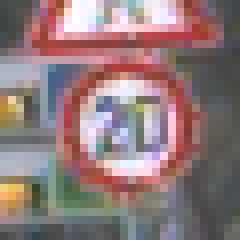
#> input picture traffic_signs/0.png, 30 x 30 px (shown 8 times larger); its folder holds only this picture in this run
$ jupyter execute --allow-errors Traffic_Sign_Classifier.ipynb   (shell and % lines are left out)
#> lines starting #> are read from the running program, lines starting #| are printed output that depends on the picture
#> further down, im is the input picture: shape (30, 30, 3); mean B, G, R 122.9, 121.5, 143.8
#> `im = cv2.resize(im, (32, 32), interpolation = cv2.INTER_CUBIC)`:
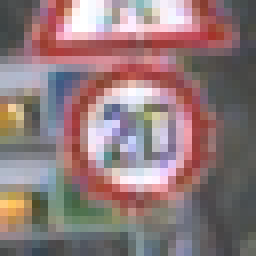
#> im: shape (32, 32, 3) (shown 8 times larger); mean B, G, R 122.9, 121.5, 143.7
# Self-Driving Car Engineer Nanodegree

## Deep Learning

## Project: Build a Traffic Sign Recognition Classifier

In this notebook, a template is provided for you to implement your functionality in stages, which is required to successfully complete this project. If additional code is required that cannot be included in the notebook, be sure that the Python code is successfully imported and included in your submission if necessary.

> **Note**: Once you have completed all of the code implementations, you need to finalize your work by exporting the iPython Notebook as an HTML document. Before exporting the notebook to html, all of the code cells need to have been run so that reviewers can see the final implementation and output. You can then export the notebook by using the menu above and navigating to  \n",
    "**File -> Download as -> HTML (.html)**. Include the finished document along with this notebook as your submission.

In addition to implementing code, there is a writeup to complete. The writeup should be completed in a separate file, which can be either a markdown file or a pdf document. There is a [write up template](https://github.com/udacity/CarND-Traffic-Sign-Classifier-Project/blob/master/writeup_template.md) that can be used to guide the writing process. Completing the code template and writeup template will cover all of the [rubric points](https://review.udacity.com/#!/rubrics/481/view) for this project.

The [rubric](https://review.udacity.com/#!/rubrics/481/view) contains "Stand Out Suggestions" for enhancing the project beyond the minimum requirements. The stand out suggestions are optional. If you decide to pursue the "stand out suggestions", you can include the code in this Ipython notebook and also discuss the results in the writeup file.

>**Note:** Code and Markdown cells can be executed using the **Shift + Enter** keyboard shortcut. In addition, Markdown cells can be edited by typically double-clicking the cell to enter edit mode.

---
## Step 0: Load The Data

[cell 1]
# Load pickled data
import os
import pickle
import numpy as np

DATA_SET_URL = 'https://d17h27t6h515a5.cloudfront.net/topher/2017/February/5898cd6f_traffic-signs-data/traffic-signs-data.zip'
DATA_SET_DIR = './data'
DATA_SET_FILE = os.path.join(DATA_SET_DIR, 'traffic-signs-data.zip')

if not os.path.exists(DATA_SET_DIR):
    os.mkdir(DATA_SET_DIR)

# download data, this may take a while in the background
if not os.path.exists(DATA_SET_FILE):
    os.system('wget -P {} {}'.format(DATA_SET_DIR, DATA_SET_URL))
os.system('unzip -d {} {}'.format(DATA_SET_DIR, DATA_SET_FILE))

# Fill this in based on where you saved the training and testing data
training_file = os.path.join(DATA_SET_DIR, 'train.p')
validation_file = os.path.join(DATA_SET_DIR, 'valid.p')
testing_file = os.path.join(DATA_SET_DIR, 'test.p')

#> (the rest of this cell did not finish here and is left out)

---

## Step 1: Dataset Summary & Exploration

The pickled data is a dictionary with 4 key/value pairs:

- `'features'` is a 4D array containing raw pixel data of the traffic sign images, (num examples, width, height, channels).
- `'labels'` is a 1D array containing the label/class id of the traffic sign. The file `signnames.csv` contains id -> name mappings for each id.
- `'sizes'` is a list containing tuples, (width, height) representing the original width and height the image.
- `'coords'` is a list containing tuples, (x1, y1, x2, y2) representing coordinates of a bounding box around the sign in the image. **THESE COORDINATES ASSUME THE ORIGINAL IMAGE. THE PICKLED DATA CONTAINS RESIZED VERSIONS (32 by 32) OF THESE IMAGES**

Complete the basic data summary below. Use python, numpy and/or pandas methods to calculate the data summary rather than hard coding the results. For example, the [pandas shape method](http://pandas.pydata.org/pandas-docs/stable/generated/pandas.DataFrame.shape.html) might be useful for calculating some of the summary results.

### Provide a Basic Summary of the Data Set Using Python, Numpy and/or Pandas

#> (a cell that did not finish here is left out)

### Include an exploratory visualization of the dataset

Visualize the German Traffic Signs Dataset using the pickled file(s). This is open ended, suggestions include: plotting traffic sign images, plotting the count of each sign, etc.

The [Matplotlib](http://matplotlib.org/) [examples](http://matplotlib.org/examples/index.html) and [gallery](http://matplotlib.org/gallery.html) pages are a great resource for doing visualizations in Python.

**NOTE:** It's recommended you start with something simple first. If you wish to do more, come back to it after you've completed the rest of the sections. It can be interesting to look at the distribution of classes in the training, validation and test set. Is the distribution the same? Are there more examples of some classes than others?

[cell 3]
### Data exploration visualization code goes here.
### Feel free to use as many code cells as needed.
import matplotlib.pyplot as plt
# Visualizations will be shown in the notebook.
fig = plt.figure()
fig.add_subplot(1,5,1)
#> (the rest of this cell did not finish here and is left out)

#> (a cell that did not finish here is left out)

----

## Step 2: Design and Test a Model Architecture

Design and implement a deep learning model that learns to recognize traffic signs. Train and test your model on the [German Traffic Sign Dataset](http://benchmark.ini.rub.de/?section=gtsrb&subsection=dataset).

The LeNet-5 implementation shown in the [classroom](https://classroom.udacity.com/nanodegrees/nd013/parts/fbf77062-5703-404e-b60c-95b78b2f3f9e/modules/6df7ae49-c61c-4bb2-a23e-6527e69209ec/lessons/601ae704-1035-4287-8b11-e2c2716217ad/concepts/d4aca031-508f-4e0b-b493-e7b706120f81) at the end of the CNN lesson is a solid starting point. You'll have to change the number of classes and possibly the preprocessing, but aside from that it's plug and play!

With the LeNet-5 solution from the lecture, you should expect a validation set accuracy of about 0.89. To meet specifications, the validation set accuracy will need to be at least 0.93. It is possible to get an even higher accuracy, but 0.93 is the minimum for a successful project submission.

There are various aspects to consider when thinking about this problem:

- Neural network architecture (is the network over or underfitting?)
- Play around preprocessing techniques (normalization, rgb to grayscale, etc)
- Number of examples per label (some have more than others).
- Generate fake data.

Here is an example of a [published baseline model on this problem](http://yann.lecun.com/exdb/publis/pdf/sermanet-ijcnn-11.pdf). It's not required to be familiar with the approach used in the paper but, it's good practice to try to read papers like these.

### Pre-process the Data Set (normalization, grayscale, etc.)

Minimally, the image data should be normalized so that the data has mean zero and equal variance. For image data, `(pixel - 128)/ 128` is a quick way to approximately normalize the data and can be used in this project.

Other pre-processing steps are optional. You can try different techniques to see if it improves performance.

Use the code cell (or multiple code cells, if necessary) to implement the first step of your project.

[cell 5]
import cv2
from random import shuffle
from scipy import ndimage

# helper functions
def normalize(images):
    return np.asarray(images) / 255 - 0.5

def rotate(images, degree):
    return np.asarray([ndimage.rotate(img, degree, reshape=False) for img in images])

# [4 lines left out: function one_hot, not called in this run]

def preprocess(images, labels, is_training=False, shuffle_data=True):
    assert len(images) == len(labels)

    imgs = normalize(images)
    labls = one_hot(labels, n_classes)
    images_, labels_ = np.copy(imgs), np.copy(labls)

    if(is_training==True):

        images_ = np.concatenate((images_, rotate(imgs, 10)), axis=0)
        images_ = np.concatenate((images_, rotate(imgs, -10)), axis=0)
        labels_ = np.concatenate((labels_, labls), axis=0)
        labels_ = np.concatenate((labels_, labls), axis=0)

    ind = list(range(len(images_)))
    if shuffle_data:
        shuffle(ind)
    return images_[ind], labels_[ind]

# [6 lines left out: function get_batches, not called in this run]

#> (a cell that did not finish here is left out)

### Model Architecture

[cell 7]
### Define your architecture here.
### Feel free to use as many code cells as needed.
import tensorflow as tf
from tensorflow.contrib.layers import flatten

# [102 lines left out: functions softmax_regression, lenet, not called in this run]

### Train, Validate and Test the Model

A validation set can be used to assess how well the model is performing. A low accuracy on the training and validation
sets imply underfitting. A high accuracy on the training set but low accuracy on the validation set implies overfitting.

[cell 8]
### Train your model here.
### Calculate and report the accuracy on the training and validation set.
### Once a final model architecture is selected,
### the accuracy on the test set should be calculated and reported as well.
### Feel free to use as many code cells as needed.
import os
MODEL_DIR = './model'

batch_size = 128
n_epochs = 50
learning_rate = 0.001

#> (the rest of this cell did not finish here and is left out)

---

## Step 3: Test a Model on New Images

To give yourself more insight into how your model is working, download at least five pictures of German traffic signs from the web and use your model to predict the traffic sign type.

You may find `signnames.csv` useful as it contains mappings from the class id (integer) to the actual sign name.

### Load and Output the Images

[cell 9]
### Load the images and plot them here.
### Feel free to use as many code cells as needed.
import cv2
import matplotlib.pyplot as plt
# Visualizations will be shown in the notebook.

images = []
classes = [0, 10, 24, 27, 38]
#> (the rest of this cell did not finish here and is left out)
